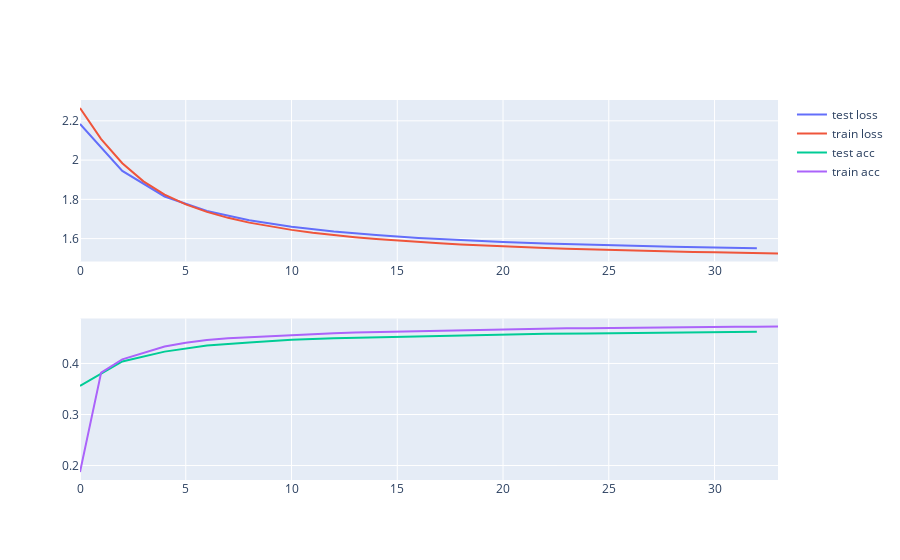

Notebook cell for this chart:
### Code cell
import torch.nn.functional as F
import numpy as np
import plotly.graph_objects as go
from IPython.display import clear_output
from plotly.subplots import make_subplots

device = torch.device('mps')

data_loader = DataLoader(
    image_gpt_train_dataset,
    batch_size=128,
)
test_data_loader = DataLoader(
    image_gpt_test_dataset,
    batch_size=256,
    shuffle=False,
)
linear_clf = ClfHead(num_classes=10).to(device)
model.to(device)

optimizer = torch.optim.Adam(linear_clf.parameters(), lr=0.0001)

train_losses = []
train_acc = []
train_x = []

test_losses = []
test_acc = []
test_x = []

for i in range(len(train_x), 1000):
    linear_clf.train()

    epoch_losses = []
    epoch_acc = []
    for batch in tqdm(data_loader):
        optimizer.zero_grad()

        batch['latents'] = batch['latents'].to(device)
        batch['labels'] = batch['labels'].to(device)

        output = linear_clf(batch['latents'])
        loss = F.cross_entropy(output, batch['labels'])
        acc = (output.argmax(-1) == batch['labels']).float().mean()

        loss.backward()
        optimizer.step()

        epoch_losses.append(loss.cpu().item())
        epoch_acc.append(acc.cpu().item())
    
    train_losses.append(np.mean(epoch_losses))
    train_acc.append(np.mean(epoch_acc))
    train_x.append(i)
    
    if i % 2 ==0:
        linear_clf.eval()
        epoch_losses = []
        epoch_acc = []

        with torch.no_grad():
            for batch in tqdm(test_data_loader):
                batch['latents'] = batch['latents'].to(device)
                batch['labels'] = batch['labels'].to(device)

                output = linear_clf(batch['latents'])
                loss = F.cross_entropy(output, batch['labels'])
                acc = (output.argmax(-1) == batch['labels']).float().mean()
                
                epoch_losses.append(loss.cpu().item())
                epoch_acc.append(acc.cpu().item())

        test_losses.append(np.mean(epoch_losses))
        test_acc.append(np.mean(epoch_acc))
        test_x.append(i)
        
    
    
    clear_output(wait=True)
    fig = make_subplots(rows=2, cols=1)
    fig.add_trace(go.Scatter(x=test_x, y=test_losses, mode='lines', name='test loss'), row=1, col=1)
    fig.add_trace(go.Scatter(x=train_x, y=train_losses, mode='lines', name='train loss'), row=1, col=1)
    fig.add_trace(go.Scatter(x=test_x, y=test_acc, mode='lines', name='test acc'), row=2, col=1)
    fig.add_trace(go.Scatter(x=train_x, y=train_acc, mode='lines', name='train acc'), row=2, col=1)
    fig.show()

### Figure 1 — Plotly figure (JSON) as saved in the notebook; plotly's stock layout.template omitted (floating-point values rounded to 4 significant figures)
{"data": [{"mode": "lines", "name": "test loss", "type": "scatter", "x": [0, 2, 4, 6, 8, 10, 12, 14, 16, 18, 20, 22, 24, 26, 28, 30, 32], "xaxis": "x", "y": [2.184, 1.945, 1.815, 1.741, 1.693, 1.66, 1.636, 1.618, 1.604, 1.592, 1.583, 1.575, 1.569, 1.564, 1.559, 1.555, 1.551], "yaxis": "y"}, {"mode": "lines", "name": "train loss", "type": "scatter", "x": [0, 1, 2, 3, 4, 5, 6, 7, 8, 9, 10, 11, 12, 13, 14, 15, 16, 17, 18, 19, 20, 21, 22, 23, 24, 25, 26, 27, 28, 29, 30, 31, 32, 33], "xaxis": "x", "y": [2.265, 2.107, 1.984, 1.892, 1.824, 1.774, 1.736, 1.706, 1.681, 1.661, 1.645, 1.63, 1.618, 1.607, 1.598, 1.59, 1.583, 1.576, 1.57, 1.565, 1.56, 1.556, 1.552, 1.549, 1.545, 1.542, 1.539, 1.537, 1.534, 1.532, 1.53, 1.528, 1.526, 1.525], "yaxis": "y"}, {"mode": "lines", "name": "test acc", "type": "scatter", "x": [0, 2, 4, 6, 8, 10, 12, 14, 16, 18, 20, 22, 24, 26, 28, 30, 32], "xaxis": "x2", "y": [0.356, 0.4039, 0.4232, 0.4353, 0.4409, 0.4467, 0.4494, 0.4512, 0.4524, 0.4549, 0.4566, 0.4585, 0.4586, 0.4592, 0.4602, 0.4608, 0.4621], "yaxis": "y2"}, {"mode": "lines", "name": "train acc", "type": "scatter", "x": [0, 1, 2, 3, 4, 5, 6, 7, 8, 9, 10, 11, 12, 13, 14, 15, 16, 17, 18, 19, 20, 21, 22, 23, 24, 25, 26, 27, 28, 29, 30, 31, 32, 33], "xaxis": "x2", "y": [0.1875, 0.3821, 0.4082, 0.4206, 0.4332, 0.4407, 0.446, 0.4492, 0.4513, 0.4535, 0.4558, 0.4582, 0.4591, 0.4607, 0.4616, 0.4627, 0.4639, 0.4645, 0.4653, 0.4657, 0.4663, 0.4673, 0.4681, 0.4689, 0.4691, 0.4697, 0.4701, 0.4703, 0.4708, 0.471, 0.4712, 0.4719, 0.4721, 0.4723], "yaxis": "y2"}], "layout": {"xaxis": {"anchor": "y", "domain": [0, 1]}, "xaxis2": {"anchor": "y2", "domain": [0, 1]}, "yaxis": {"anchor": "x", "domain": [0.575, 1]}, "yaxis2": {"anchor": "x2", "domain": [0, 0.425]}}}
